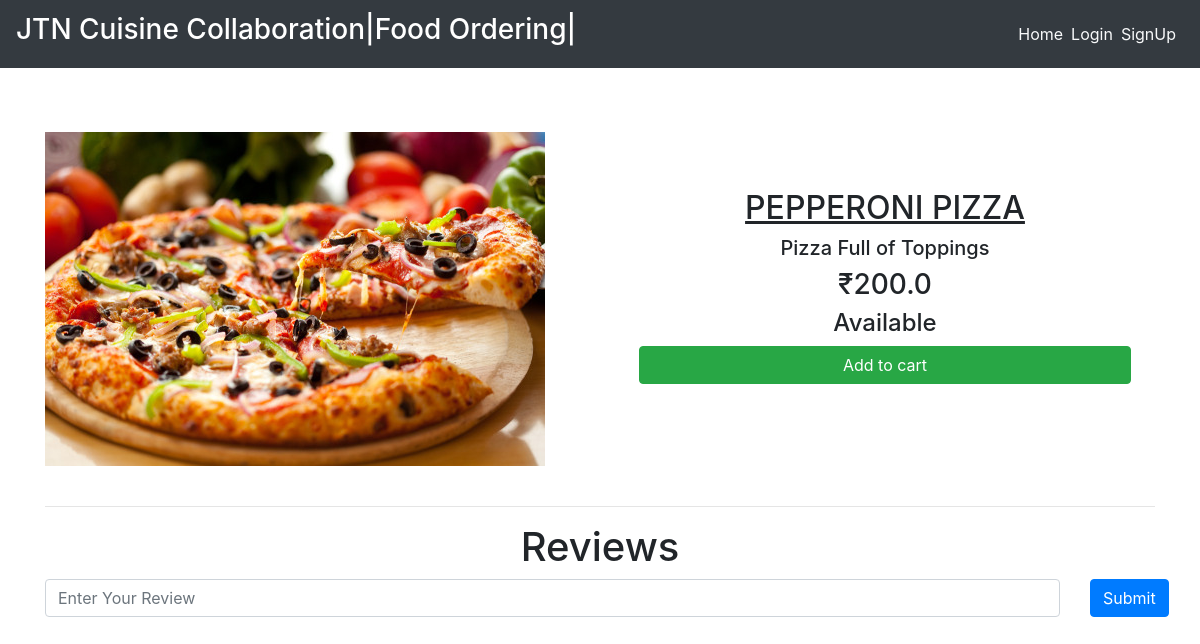
The page /dishes/PEPPERONIPIZZA on the database its author committed.
### main/models.py (models this page shows, shortened)
class Item(models.Model):
    LABELS = (
        ('Best Selling Foods', 'Best Selling Foods'),
        ('New Food', 'New Food'),
        ('Spicy Foods🔥', 'Spicy Foods🔥'),
    )
    LABEL_COLOUR = (
        ('danger', 'danger'),
        ('success', 'success'),
        ('primary', 'primary'),
        ('info', 'info'),
        ('warning', 'warning'),
    )
    title = models.CharField(max_length=150)
    description = models.CharField(max_length=250,blank=True)
    price = models.FloatField()
    pieces = models.IntegerField(default=6)
    instructions = models.CharField(max_length=250,default="Available")
    image = models.ImageField(default='default.png', upload_to='images/')
    labels = models.CharField(max_length=25, choices=LABELS, blank=True)
    label_colour = models.CharField(max_length=15, choices=LABEL_COLOUR, blank=True)
    slug = models.SlugField(default="foods")
    created_by = models.ForeignKey(User, on_delete=models.CASCADE)

### main/views.py (the view)
# urls.py: path('dishes/<slug>', views.menuDetail, name='dishes'),
def menuDetail(request, slug):
    item = Item.objects.filter(slug=slug).first()
    reviews = Reviews.objects.filter(rslug=slug).order_by('-id')[:7]
    context = {
        'item' : item,
        'reviews' : reviews,
    }
    return render(request, 'main/dishes.html', context)

### main/templates/main/dishes.html (shortened to what this page needs)
{% extends "main/layout.html" %}
{% block content %}
<div class="dishes">
  <main class="mt-3 pt-4 main">
    <div class="container dark-grey-text">
      <div class="row wow fadeIn">
        <div class="col-md-6 mb-4">
          <img src="{{ item.image.url }}" class="img-fluid mt-4" alt="">
        </div>
        <div class="col-md-6 mb-4 information">
          <div class="p-4 content">
            <div class="mt-0">
                <h2><u>{{ item.title }}</u><span class="badge badge-{{ item.label_colour }} ml-2">{{ item.labels }}</span></h2>
            </div>
            <div class="lead">
              {% if item.description %}
              <h5>{{ item.description }}</h5>
              {% endif %}
              <h3>₹{{ item.price }} </h3>
              <h4>{{ item.instructions }}</h4>
            </div>
            <a href="{% url 'main:add-to-cart' item.slug %}" class="btn btn-success btn-md my-0 p">Add to cart</a>
          </div>
        </div>
      </div>
      <hr>
    </div>
  </main>
  <div class="container">
    <h1 class="text-center">Reviews</h1>
    <form action="{% url 'main:add_reviews' %}" method="POST" class="mb-3">
      <div class="row">
        <div class="col-sm-11">
          <input type="text" name="review" class="form-control" placeholder="Enter Your Review">
        </div>
        <div class="col-sm-1">
          <button type="submit" class="btn btn-primary">Submit</button>
        </div>
      </div>
    </form>
  </div>
</div>
{% endblock content %}

### main/static/main/styles.css (style rules this page uses)
.dishes .main .container .row img { max-width: 540px; max-height: 450px; width: fit-content; }
.dishes .main .container .row .content { display: flex; flex-direction: column; text-align: center; justify-content: center; }
.dishes .main .container .row .information { display: flex; flex-direction: column; text-align: center; justify-content: center; }

### rows shown on the page
Item: image (picture), title "PEPPERONI PIZZA", description "Pizza Full of Toppings", price "200.0", instructions "Available"
